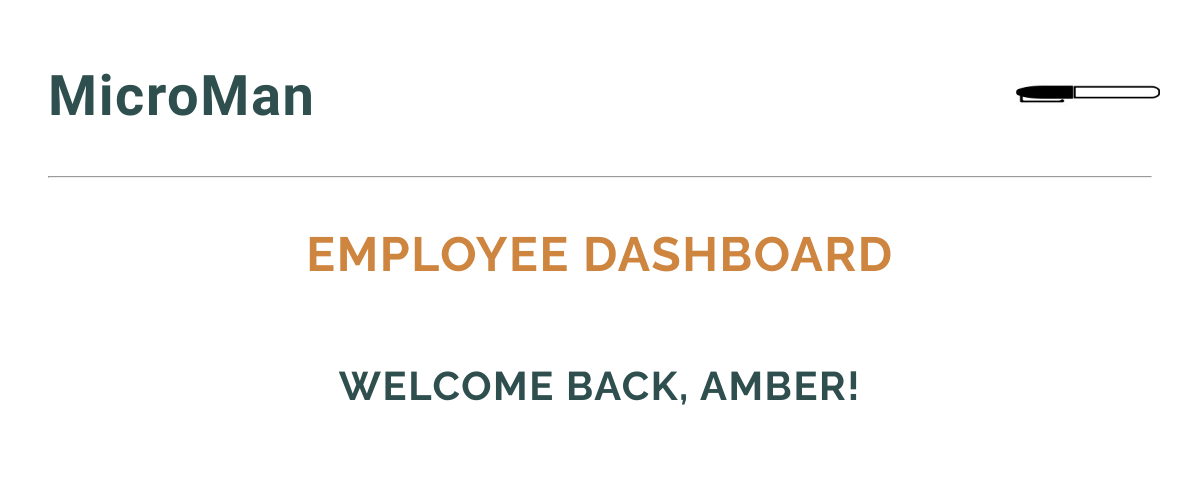
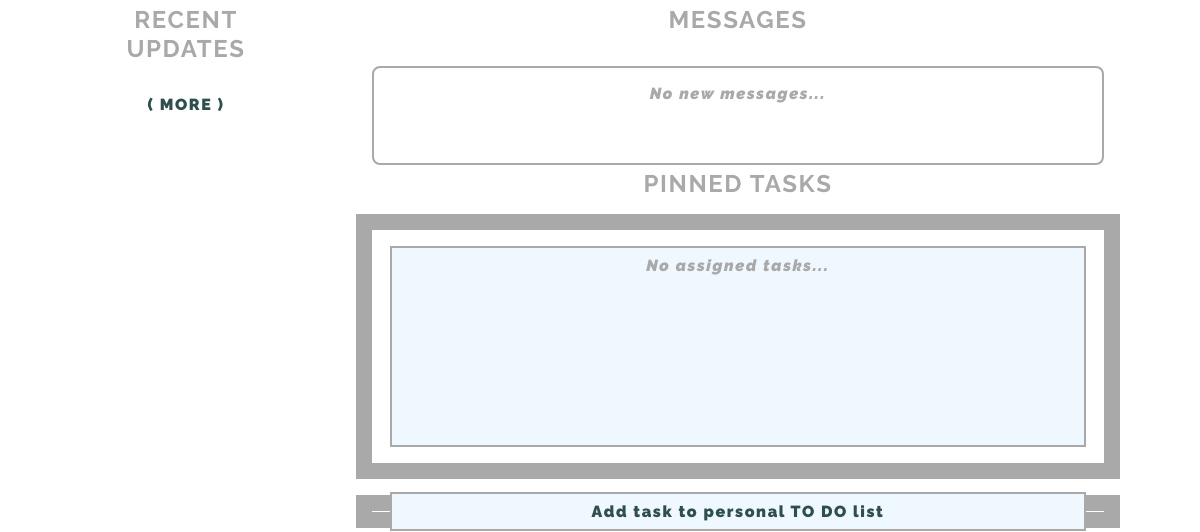
The app's page / (signed in), older data (2 pictures, top to bottom).
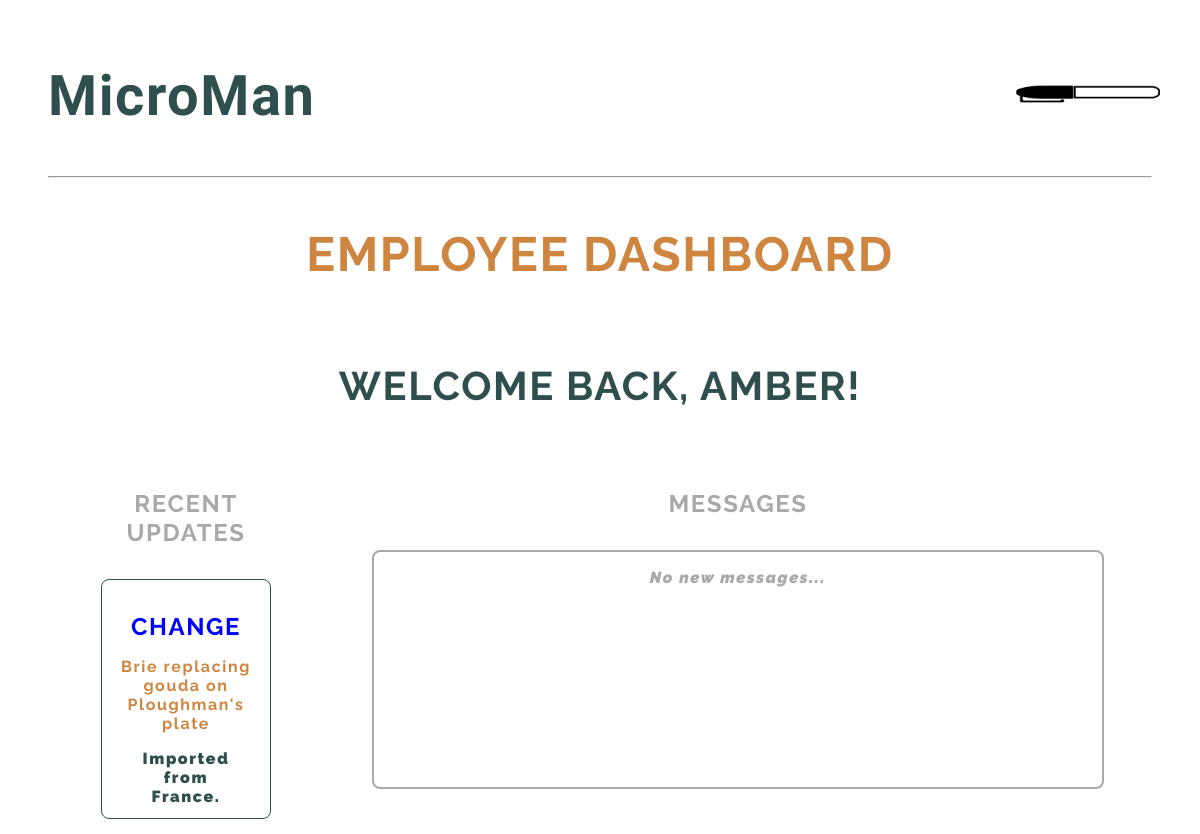
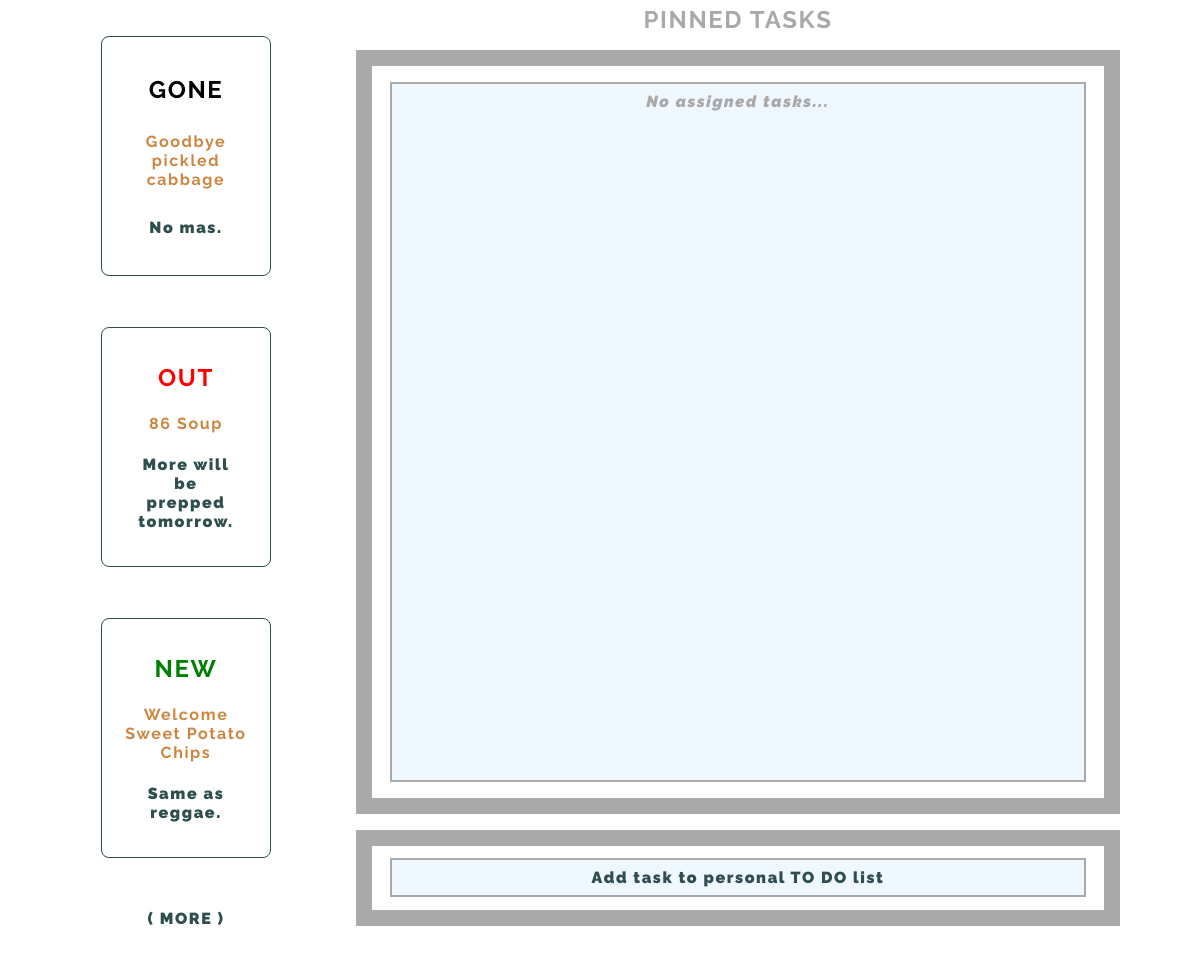
The same page, newer data (2 pictures, top to bottom).
### users/models.py (models this page shows, shortened)
class CustomUser(AbstractUser):
    username = models.CharField(max_length=50, unique=True)
    first_name = models.CharField(max_length=50)
    last_name = models.CharField(max_length=50)
    email = models.EmailField(max_length=254)
    role = models.CharField(max_length=50)

### base/models.py (models this page shows, shortened)
class Update(models.Model):
  user = models.ForeignKey(CustomUser, related_name='update', on_delete=models.SET_NULL, null=True)
  update_types = (
    ('NEW', 'NEW'),
    ('OUT', 'OUT'),
    ('GONE', 'GONE'),
    ('CHANGE', 'CHANGE'),
  )
  type = models.CharField(max_length=6, choices=update_types)
  subject = models.CharField(max_length=200)
  description = models.TextField()
  updated = models.DateTimeField(auto_now=True)
  created = models.DateTimeField(auto_now_add=True)
  class Meta:
    ordering = ['-updated', '-created']

### base/views.py (the view)
# urls.py: path('', views.home, name='home'),
def home(request):
    users = CustomUser.objects.all()
    updates = Update.objects.all()
    context = {'users': users, 'updates': updates}
    return render(request, 'home.html', context)

### templates/home.html (shortened to what this page needs)
{% extends 'main.html' %}
{% load static %}
{% block content %}
{% if user.is_authenticated %}
<h2 class='h2-header'>EMPLOYEE DASHBOARD</h2>
<h3 id='home-welcome-h3'>WELCOME BACK, {{ user.first_name|upper }}!</h3>
<div id='home-container'>
  <div id='home-left'>
    <div id='home-updates-container'>
      <h3 class='home-header'>RECENT UPDATES
      </h3>
      {% for update in updates %}
      <div class='home-update-div'>
        {% if update.type == 'OUT' %}
        <h4 class='out'>{{ update.type }}</h4>
        {% elif update.type == 'NEW' %}
        <h4 class='new'>{{ update.type }}</h4>
        {% elif update.type == 'CHANGE' %}
        <h4 class='change'>{{ update.type }}</h4>
        {% elif update.type == 'GONE' %}
        <h4 class='gone'>{{ update.type }}</h4>
        {% endif %}
        <h4 class='home-update-subject'>{{ update.subject }}</h4>
        <p>{{ update.description }}</p>
      </div>
      <br>
        {% endfor %}
      <a class='home-a' href="/changes">( MORE )</a>
    </div>
  </div>
  <div id='home-right'>
    <div id='home-msg-container'>
      <h3 class='home-header'>MESSAGES</h3>
      <div id='home-msg-div'>
        <p id='home-msg'>No new messages...</p>
      </div>
    </div>
    <div id='home-todo-container'>
      <h3 class='home-header'>PINNED TASKS</h3>
      <div id='home-todo-div'>
        <p id='home-todo'>No assigned tasks...</p>
      </div>
      <div id='home-input-div'>
        <p id='home-input'>Add task to personal TO DO list</p>
      </div>
    </div>
  </div>
</div>
{% endif %}
{% endblock content %}

### templates/main.html (shortened to what this page needs)
{% load static %}
<!DOCTYPE html>
<html lang="en" dir="ltr">
  <head>
    <link rel="stylesheet" href="{% static 'base/styles.css' %}">
  </head>
  <body>
      {% include 'navbar.html' %}
      {% block content %}
      {% endblock %}
  </body>
</html>

### templates/navbar.html (shortened to what this page needs)
{% load static %}
<header>
  <a href='/'><h1 id='micro-logo'>MicroMan</h1></a>
{% if request.user.is_authenticated %}
  <div class="dropdown">
    <button class="dropbtn"><img id='sharpie' src="{% static 'base/sharpie.jpeg' %}" alt="sharpie"></button>
  </div>
{% else %}
  <h3><a href="{% url 'login' %}">LOGIN</a></h3>
{% endif %}
</header>
<hr>

### static/base/styles.css (style rules this page uses)
* { margin: 0; padding: 0; box-sizing: border-box; margin: 1rem; }
body { font-family: 'Raleway', sans-serif; background-color:white; color:darkslategray; font-weight: 900; letter-spacing: .1rem; }
a { color: darkslategray; text-decoration: none; }
.h2-header { font-size: 3rem; text-align: center; padding: 2rem; margin: 0; }
h2 { color:peru; font-size: 2rem; }
h3 { font-size: 2.5rem; text-align: center; }
h4 { font-size: 1.5rem; }
button { background-color: darkgray; color: white; font-family: 'Raleway', sans-serif; padding: .5rem; border: none; border-radius: .25rem; letter-spacing: .1rem; }
header { display: flex; align-items: center; justify-content: space-between; height: 8rem; margin: 0; }
#micro-logo { font-size: 3.5rem; color:darkslategray; font-family: 'Megrim', cursive; margin: 0; }
#sharpie { width:100%; margin:0; }
.dropbtn { background-color: white; width: 10rem; margin: 0; }
.dropdown { position: relative; display: inline-block; align-items: center; min-width: 10rem; margin: 0; }
#home-welcome-h3 { margin: 2rem; padding: 1rem; }
#home-container { display: grid; grid-template-columns: 1fr 3fr; margin-top: 2rem; }
#home-left { margin: 0; }
#home-right { margin: 0; padding: 0; display: flex; flex-direction: column; justify-content: space-between; height: 100%; }
#home-msg-container { height: 25%; }
#home-msg-div { height: 75%; border: 2px solid darkgray; border-radius: .5rem; margin: 2rem; }
#home-msg { text-align: center; font-style: italic; color: darkgray; }
#home-todo-container { height: 75%; }
#home-todo-div { display: flex; justify-content: center; height: 80%; border: 1rem solid darkgray; }
#home-todo { margin: 1rem; border: 2px solid darkgray; width: 95%; background-color:aliceblue; padding: .5rem; text-align: center; font-style: italic; color: darkgray; }
#home-input-div { display: flex; justify-content: center; align-items: center; height: 10%; border: 1rem solid darkgray; }
#home-input { margin: 1rem; border: 2px solid darkgray; width: 95%; background-color:aliceblue; padding: .5rem; text-align: center; }
.home-header { color: darkgray; font-size: 1.5rem; }
.home-a { text-align: center; }
#home-updates-container { display: flex; flex-direction: column; align-items: center; }
.home-update-div { display: flex; flex-direction: column; justify-content: space-around; align-items: center; text-align: center; border: 1px solid darkslategray; border-radius: .5rem; width: 70%; height: 15rem; padding: 1rem; }
.home-update-subject { font-size: 1rem; color: peru; padding: 0; margin: 0; }
.new { color: green; }
.out { color: red; }
.gone { color: black; }
.change { color: blue; }

Row changes from the older to the newer data that the page shows:
added Update: type "CHANGE", subject "Brie replacing gouda on Ploughman's plate", description "Imported from France."
added Update: type "GONE", subject "Goodbye pickled cabbage", description "No mas."
added Update: type "OUT", subject "86 Soup", description "More will be prepped tomorrow."
added Update: type "NEW", subject "Welcome Sweet Potato Chips", description "Same as reggae."
